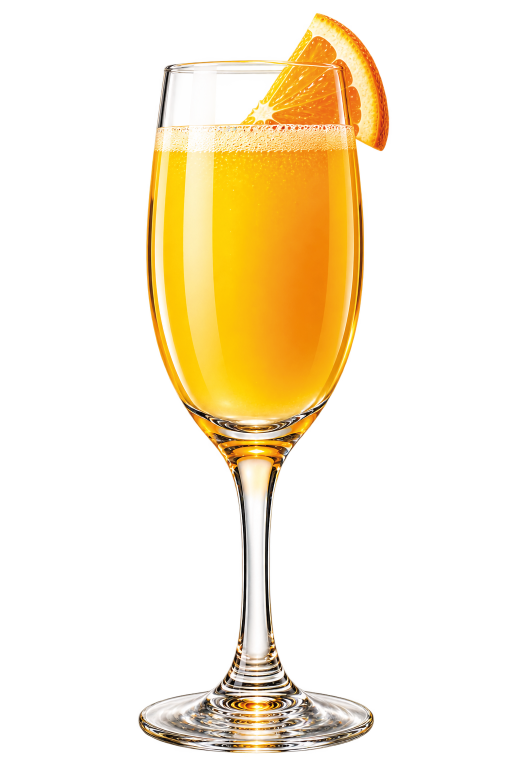
#> input picture outputs/phase5c11c-hero-candidate-02/MYMOSA_CLASSIC_ORANGE_HERO_CANDIDATE_02_CMYK_ROUNDTRIP_PROOF.png, 1024 x 1536 px, given in place of ChatGPT Image Sep 18, 2026, 08_09_17 AM.png, which was not available (shown at 1/2 size)
$ python validate.py
#> lines starting #> are read from the running program, lines starting #| are printed output that depends on the picture; after the words box and inside, x2 and y2 are one past the last pixel; in counts of white or black regions, pixels touching at a corner belong together; pictures that were not available may be replaced by others from this repository, and a replacement may not be noted
from pathlib import Path
from PIL import Image,ImageDraw,ImageCms,ImageFont
import numpy as np,json,hashlib,shutil
O=Path('outputs/phase5c11c-hero-candidate-02');R=Path(r'C:\Users\ernes\OneDrive\Documents\ChatGPT\N8N rewire');S=Path(r'C:\Users\ernes\Downloads\ChatGPT Image Sep 18, 2026, 08_09_17 AM.png');P=R/'native-sources/MYMOSA_2026_HERO_PHASE5C11B_ALPHA_INTAKE/ORIGINAL_SUPPLIED_HERO.png';REF=R/'evidence/MYMOSA_2026_REFERENCE/CLASSIC_ORANGE_2026_USER_REFERENCE.jpg';V=R/'design-masters/MYMOSA_355_CLASSIC_ORANGE_v003';N='MYMOSA_CLASSIC_ORANGE_HERO_CANDIDATE_02'
sha=lambda p:hashlib.sha256(p.read_bytes()).hexdigest()
shutil.copyfile(S,O/'ORIGINAL_SUPPLIED_HERO_02.png');im=Image.open(S);old=Image.open(P);ref=Image.open(REF);a=np.array(im.getchannel('A'));rgb=np.array(im.convert('RGB'))
#> further down, im is the input picture: PIL image 1024x1536 RGBA; mean R, G, B, A 93.6, 74, 38.4, 61.7
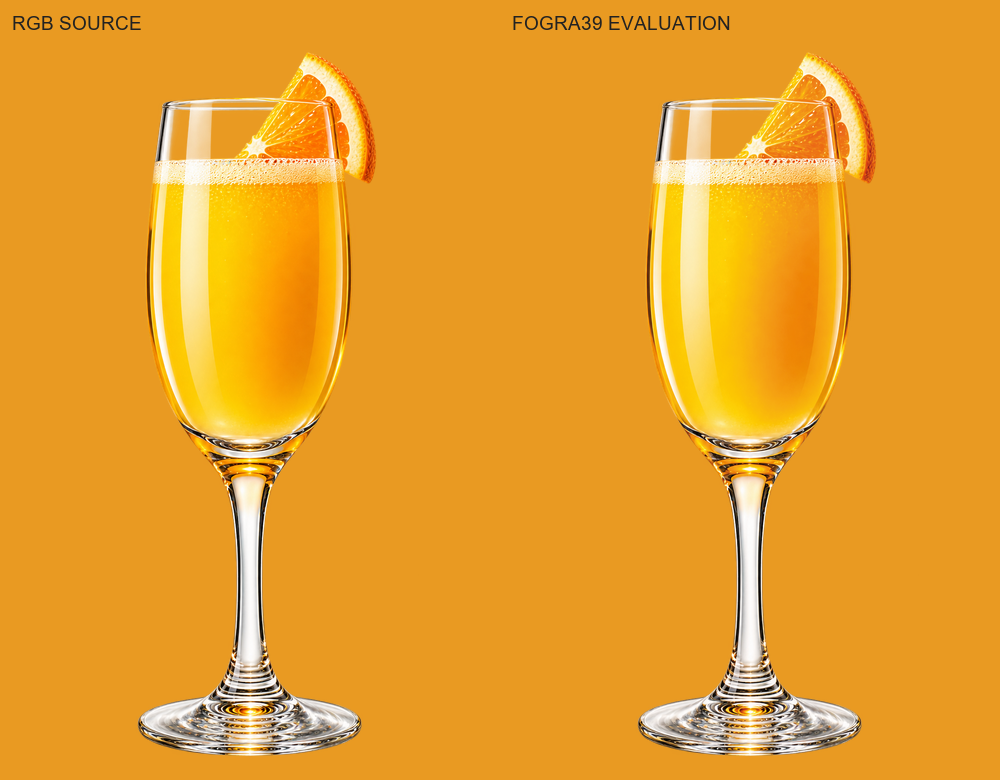
#> input picture outputs/phase5c11c-hero-candidate-02/MYMOSA_CLASSIC_ORANGE_HERO_CANDIDATE_02_COLOR_COMPARISON.png, 1000 x 780 px, given in place of ORIGINAL_SUPPLIED_HERO.png, which was not available
#> further down, old is the input picture: PIL image 1000x780 RGB; mean R, G, B 232.1, 159.6, 43.5
#> after `a = np.array(im.getchannel('A'))`:
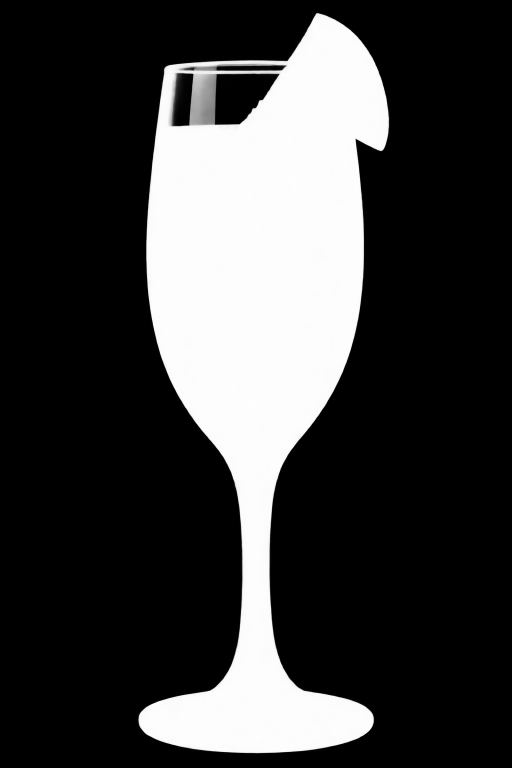
#> a: shape (1536, 1024) (shown at 1/2 size); min 0, max 254, mean 61.7
#> after `rgb = np.array(im.convert('RGB'))`:
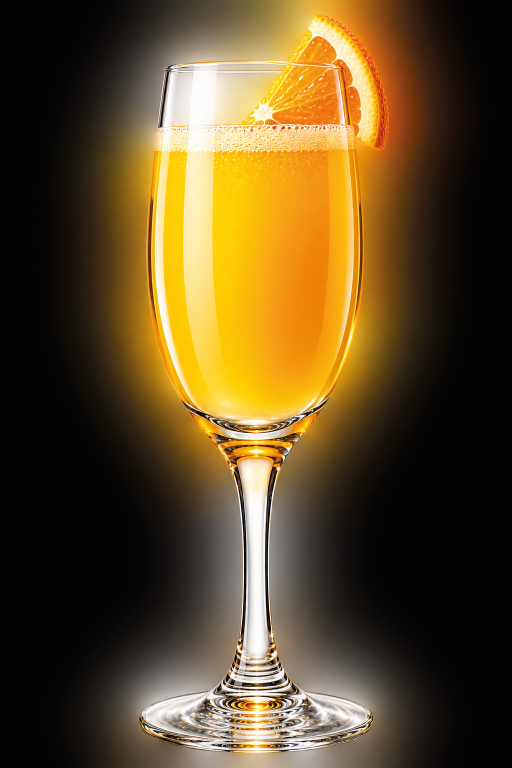
#> rgb: shape (1536, 1024, 3) (shown at 1/2 size); mean R, G, B 93.6, 74, 38.4
def bbox(mask):
 y,x=np.where(mask);return [int(x.min()),int(y.min()),int(x.max()+1),int(y.max()+1)]
#> after `y, x = np.where(mask)`:
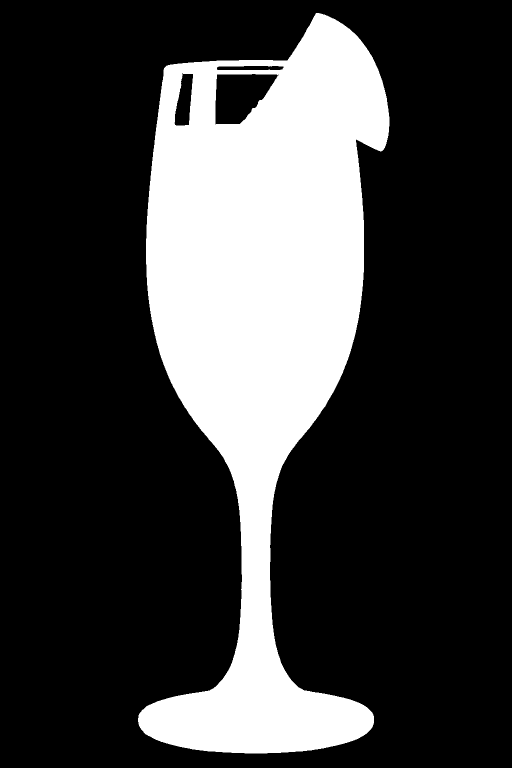
#> mask: shape (1536, 1024) bool (shown at 1/2 size); 24.9% white; 1 white region, box (x1, y1, x2, y2) and area: (276, 26, 779, 1507) 391455
stats={'dimensions':im.size,'mode':im.mode,'alpha_present':'A' in im.getbands(),'fully_transparent_pixels':int((a==0).sum()),'partially_transparent_pixels':int(((a>0)&(a<255)).sum()),'opaque_pixels':int((a==255).sum()),'alpha_range':[int(a.min()),int(a.max())],'visible_bbox_alpha16':bbox(a>=16),'icc_embedded':bool(im.info.get('icc_profile'))}
for name,b in {'empty_bowl':[440,160,510,235],'stem':[495,1050,520,1200],'base':[450,1430,550,1470]}.items():
 x,y,X,Y=b;z=a[y:Y,x:X];stats[name]={'box':b,'mean_alpha':float(z.mean()),'range':[int(z.min()),int(z.max())]}
#> this loop made 3 passes
#> pass 1, `z = a[y:Y, x:X]`:
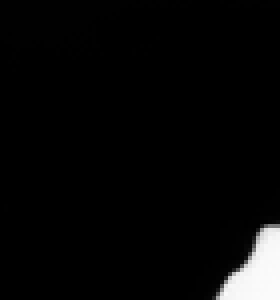
#> z: shape (75, 70) (shown 4 times larger); min 0, max 251, mean 8.5
#> pass 2, `z = a[y:Y, x:X]`:
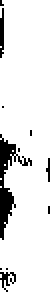
#> z: shape (150, 25) (shown 2 times larger); values 252 (black) and 253 (white), 90.7% white; 11 black regions (8 under 20 px), largest, box (x1, y1, x2, y2) and area: (0, 67, 16, 120) 245, (0, 4, 2, 29) 41, (0, 136, 8, 146) 34
#> after the loop, stats = 12 items
font=ImageFont.truetype('C:/Windows/Fonts/arial.ttf',19)
def label(im,text,pos=(14,12)):ImageDraw.Draw(im).text(pos,text,font=font,fill='#222222')
def place(bg,asset,box):
 z=asset.copy();z.thumbnail((box[2],box[3]),Image.Resampling.LANCZOS);bg.alpha_composite(z,(box[0]+(box[2]-z.width)//2,box[1]+(box[3]-z.height)//2))
# Native CMYK background grid, sampled back to RGB for diagnostic compositing only.
#> (the run stopped early here; a loop or call above may not have finished)
